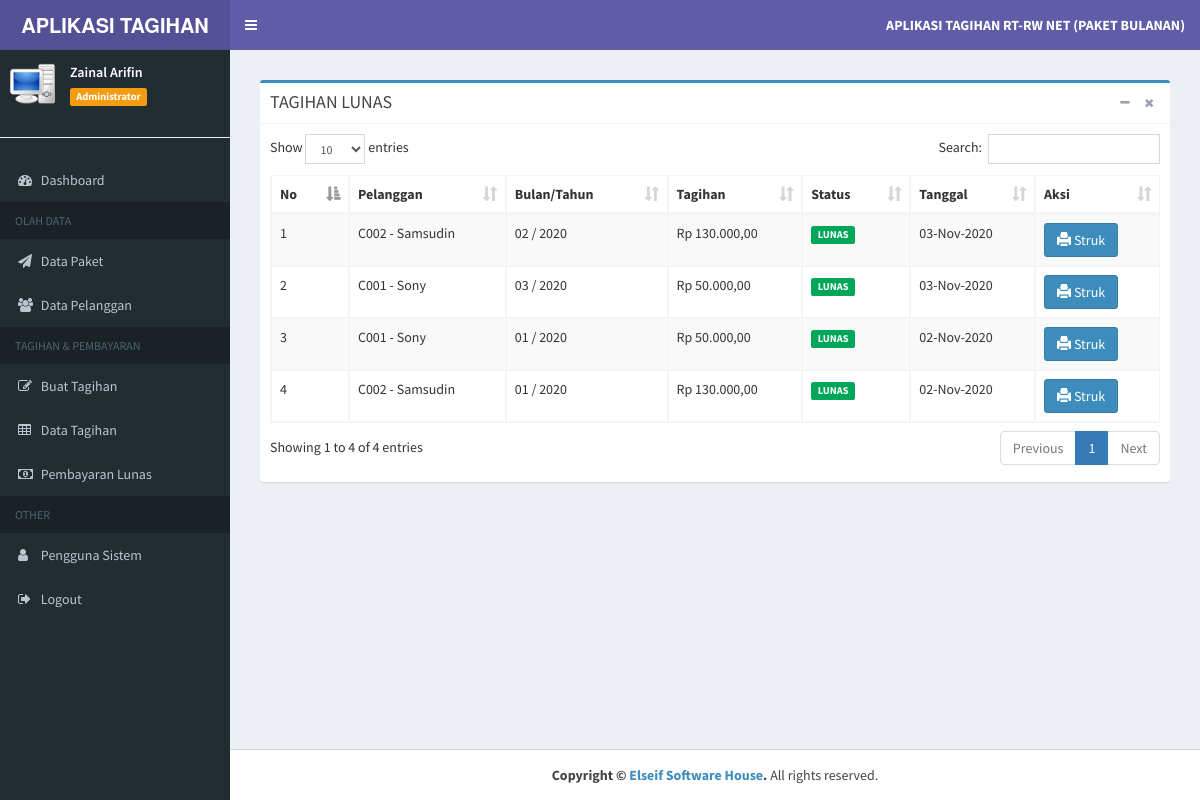
Screenshot of /index.php?page=lunas-tagihan (signed in) with the database file from the repository.
### tables this page shows
CREATE TABLE `tb_tagihan` (
  `id_tagihan` int(11) NOT NULL,
  `bulan` varchar(3) NOT NULL,
  `tahun` year(4) NOT NULL,
  `id_pelanggan` varchar(6) NOT NULL,
  `tagihan` int(11) NOT NULL,
  `status` enum('BL','LS') NOT NULL,
  `tgl_bayar` date NOT NULL
);

CREATE TABLE `tb_pelanggan` (
  `id_pelanggan` varchar(6) NOT NULL,
  `nama` varchar(20) NOT NULL,
  `alamat` text NOT NULL,
  `no_hp` varchar(15) NOT NULL,
  `email` varchar(30) NOT NULL,
  `password` varchar(15) NOT NULL,
  `level` varchar(5) NOT NULL DEFAULT 'PLG',
  `id_paket` varchar(6) NOT NULL
);

### inc/rupiah.php (called while the page is built)
<?php
function rupiah($angka){
	$hasil_rupiah = "Rp " . number_format($angka,2,',','.');
	return $hasil_rupiah;
}

### admin/tagihan/lunas_tagihan.php (the view)
<section class="content">
	<div class="box box-primary">
		<div class="box-header with-border">
			<h3 class="box-title">TAGIHAN LUNAS</h3>
			<div class="box-tools pull-right">
				<button type="button" class="btn btn-box-tool" data-widget="collapse">
					<i class="fa fa-minus"></i>
				</button>
				<button type="button" class="btn btn-box-tool" data-widget="remove">
					<i class="fa fa-remove"></i>
				</button>
			</div>
		</div>
		<div class="box-body">
			<div class="table-responsive">
				<table id="example1" class="table table-bordered table-striped">
					<thead>
						<tr>
							<th>No</th>
							<th>Pelanggan</th>
							<th>Bulan/Tahun</th>
							<th>Tagihan</th>
							<th>Status</th>
							<th>Tanggal</th>
							<th>Aksi</th>
						</tr>
					</thead>
					<tbody>
						<?php
                  $no = 1;
                  $sql = $koneksi->query("SELECT p.id_pelanggan, p.nama, p.no_hp, t.id_tagihan, t.tagihan, t.status, t.tgl_bayar, t.bulan, t.tahun
				  from tb_pelanggan p inner join tb_tagihan t on p.id_pelanggan=t.id_pelanggan where status='LS'
				  order by tgl_bayar desc");
                  while ($data= $sql->fetch_assoc()) {
                ?>
						<tr>
							<td>
								<?php echo $no++; ?>
							</td>
							<td>
								<?php echo $data['id_pelanggan']; ?>
								-
								<?php echo $data['nama']; ?>
							</td>
							<td>
								<?php echo $data['bulan']; ?>
								/
								<?php echo $data['tahun']; ?>
							</td>
							<td>
								<?php echo rupiah($data['tagihan']); ?>
							</td>
							<td>
								<?php $stt = $data['status']  ?>
								<?php if($stt == 'BL'){ ?>
								<span class="label label-danger">Belum Bayar</span>
								<?php }elseif($stt == 'LS'){ ?>
								<span class="label label-success">LUNAS</span>
							</td>
							<td>
								<?php  $tgl = $data['tgl_bayar']; echo date("d-M-Y", strtotime($tgl))?>
							</td>
							<?php } ?>
							<td>
								<a href="./report/cetak_struk.php?id_tagihan=<?php echo $data['id_tagihan']; ?>"
								 target=" _blank" title="Cetak Struk" class="btn btn-primary">
									<i class="glyphicon glyphicon-print"></i> Struk</a>
							</td>
						</tr>
						<?php
						}
						?>
					</tbody>
				</table>
			</div>
		</div>
	</div>
</section>

### rows the page displays
tb_tagihan: id_pelanggan.id_pelanggan "C002", id_pelanggan.nama "Samsudin", bulan "02", tahun "2020", tagihan "Rp 130.000,00", tgl_bayar "03-Nov-2020"
tb_tagihan: id_pelanggan.id_pelanggan "C001", id_pelanggan.nama "Sony", bulan "03", tahun "2020", tagihan "Rp 50.000,00", tgl_bayar "03-Nov-2020"
tb_tagihan: id_pelanggan.id_pelanggan "C001", id_pelanggan.nama "Sony", bulan "01", tahun "2020", tagihan "Rp 50.000,00", tgl_bayar "02-Nov-2020"
tb_tagihan: id_pelanggan.id_pelanggan "C002", id_pelanggan.nama "Samsudin", bulan "01", tahun "2020", tagihan "Rp 130.000,00", tgl_bayar "02-Nov-2020"

### other values shown
$data_nama "Zainal Arifin"
$data_level "Administrator"
